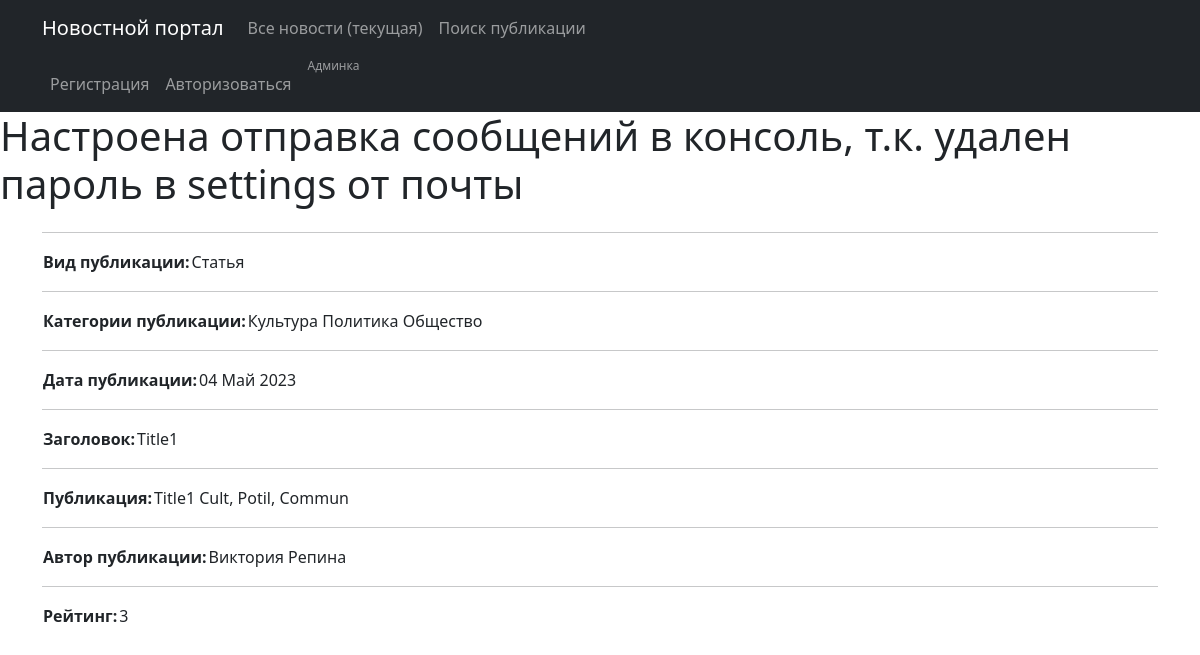
The page /news/5 on the database as committed earlier.
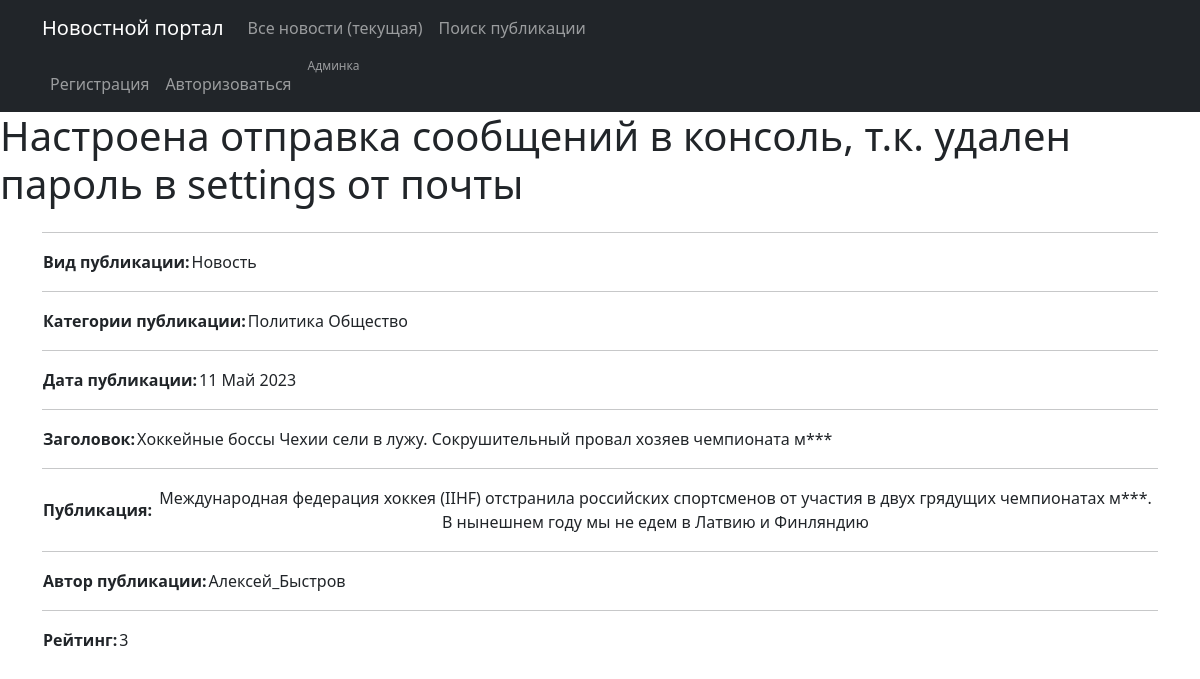
The same page on the database as committed later.
### news/models.py (models this page shows, shortened)
class Post(models.Model):
    article = 'ART'
    news = 'NEW'
    POSITIONS = [
        (article, 'Статья'),
        (news, 'Новость')
    ]
    author = models.ForeignKey(Author, on_delete=models.CASCADE, verbose_name='Автор публикации')
    typeChoice = models.CharField(max_length=3, choices=POSITIONS, default=news, verbose_name='Вид публикации')
    pubDate = models.DateTimeField(auto_now_add=True, verbose_name='Дата публикации')
    postCategory = models.ManyToManyField(Category, through='PostCategory', default="Категория", verbose_name='Категория')
    headline = models.CharField(max_length=255, verbose_name='Заголовок')
    text = models.TextField(default="Текст статьи", verbose_name='Текст')
    postRating = models.SmallIntegerField(default=0, verbose_name='Рейтинг')
    class Meta:
        verbose_name = 'Публикация'
        verbose_name_plural = 'Публикации'

class Category(models.Model):
    catName = models.CharField(max_length=255, unique=True, verbose_name='Категория')
    subscribers = models.ManyToManyField(User, related_name='categories', blank=True )
    def __str__(self):
        return f'{self.catName.title()}'
    class Meta:
        verbose_name = 'Категория'
        verbose_name_plural = 'Категории'

class Author(models.Model):
    authUser = models.OneToOneField(User, on_delete=models.CASCADE)
    authorRating = models.IntegerField(default=0)
    class Meta:
        verbose_name = 'Автор'
        verbose_name_plural = 'Авторы'

### news/views.py (the view)
# urls.py: path('<int:id>', PostDetail.as_view(), name='post_details'), #По заданию необходимо было настроить кэш на обновление ч-з 300 сек (5 мин), но т.к. сделано обновление страницы при изменении, настройку к
class PostDetail(DetailView):
    model = Post
    template_name = 'post.html'
    context_object_name = 'post'
    pk_url_kwarg = 'id'
    def get_object(self, *args, **kwargs):
        obj = cache.get(f'post-{self.kwargs["id"]}',
                        None)
        if not obj:
            obj = super().get_object(queryset=self.queryset)
            cache.set(f'post-{self.kwargs["id"]}', obj)
        return obj

### news/templatetags/custom_filters.py (called while the page is built)
@register.filter()
def censor(text, cens):
    text_list = text.split()
    censored_text_list = []
    cens = ["мира", 'слабо', 'клим']
    for n in text_list:
        word = ''.join(_ for _ in n if _ not in string.punctuation)
        if word.lower() in cens:
            censored_word = word[0] + '***'
            censored_text_list.append(n.replace(word, censored_word))
        else:
            censored_text_list.append(n)
    return ' '.join(censored_text_list)

### templates/post.html (shortened to what this page needs)
{% extends 'flatpages/default.html' %}
{% load custom_filters %}
{% block content %}
   <hr>
   {% if post %}
       <table>
           <tr>
               <td><b>Вид публикации:</b></td>
                   <td>{{ post.get_typeChoice_display }}</td>
           </tr>
       </table>
       <table>
           <hr>
           <tr>
               <td><b>Категории публикации:</b></td>
               <td>{% for category in post.postCategory.all %}
                    {{ category }}
               {% endfor %}</td>
           </tr>
       </table>
       <table>
           <hr>
           <tr>
               <td><b>Дата публикации:</b></td>
               <td>{{ post.pubDate|date:'d M Y'  }}</td>
           </tr>
       </table>
       <table>
           <hr>
           <tr>
               <td><b>Заголовок:</b></td>
               <td>{{ post.headline|censor:'' }}</td>
           </tr>
       </table>
       <table>
           <hr>
           <tr>
               <td><b>Публикация:</b></td>
               <td>{{ post.text|censor:''}}</td>
           </tr>
       </table>
       <table>
           <hr>
           <tr>
               <td><b>Автор публикации:</b></td>
               <td>{{ post.author.authUser }}</td>
           </tr>
       </table>
       <table>
           <hr>
           <tr>
               <td><b>Рейтинг:</b></td>
               <td>{{ post.postRating }}</td>
           </tr>
       </table>
   {% else %}
       <h2>Статей нет!</h2>
   {% endif %}
{% endblock content %}

Rows that differ between the two databases and show on the page:
no longer on this page (row unchanged): Category: catName "Культура"
changed Post: typeChoice "Статья" → "Новость"; pubDate "04 Май 2023" → "11 Май 2023"; headline|censor "Title1" → "Хоккейные боссы Чехии сели в лужу. Сокрушительный провал хозяев чемпионата м***"; text|censor "Title1 Cult, Potil, Commun" → "Международная федерация хоккея (IIHF) отстранила российских спортсменов от участия в двух грядущих чемпионатах м***. В нынешнем году мы не едем в Латвию и Финляндию"; author.authUser "Виктория Репина" → "Алексей_Быстров"
